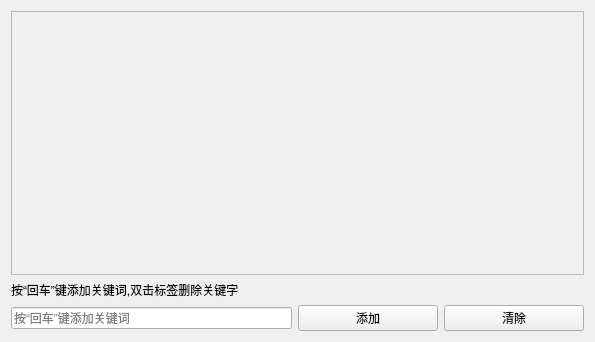
<?xml version="1.0" encoding="UTF-8"?>
<ui version="4.0">
 <class>SAKDebuggerOutputHighlighter</class>
 <widget class="QWidget" name="SAKDebuggerOutputHighlighter">
  <property name="geometry">
   <rect>
    <x>0</x>
    <y>0</y>
    <width>595</width>
    <height>342</height>
   </rect>
  </property>
  <property name="windowTitle">
   <string>高亮显示设置</string>
  </property>
  <layout class="QGridLayout" name="gridLayout">
   <item row="1" column="0" colspan="4">
    <widget class="QLabel" name="label">
     <property name="text">
      <string>按“回车”键添加关键词,双击标签删除关键字</string>
     </property>
    </widget>
   </item>
   <item row="2" column="3">
    <widget class="QPushButton" name="pushButtonClear">
     <property name="text">
      <string>清除</string>
     </property>
    </widget>
   </item>
   <item row="0" column="0" colspan="4">
    <widget class="QScrollArea" name="scrollArea">
     <property name="widgetResizable">
      <bool>true</bool>
     </property>
     <widget class="QWidget" name="scrollAreaWidgetContents">
      <property name="geometry">
       <rect>
        <x>0</x>
        <y>0</y>
        <width>575</width>
        <height>275</height>
       </rect>
      </property>
      <layout class="QVBoxLayout" name="verticalLayout">
       <item>
        <widget class="QFrame" name="frame">
         <property name="styleSheet">
          <string notr="true">QFrame {
	border: none
}</string>
         </property>
         <property name="frameShape">
          <enum>QFrame::StyledPanel</enum>
         </property>
         <property name="frameShadow">
          <enum>QFrame::Raised</enum>
         </property>
        </widget>
       </item>
       <item>
        <spacer name="verticalSpacer">
         <property name="orientation">
          <enum>Qt::Vertical</enum>
         </property>
         <property name="sizeHint" stdset="0">
          <size>
           <width>20</width>
           <height>40</height>
          </size>
         </property>
        </spacer>
       </item>
      </layout>
     </widget>
    </widget>
   </item>
   <item row="2" column="2">
    <widget class="QPushButton" name="pushButtonAdd">
     <property name="text">
      <string>添加</string>
     </property>
    </widget>
   </item>
   <item row="2" column="0" colspan="2">
    <widget class="QLineEdit" name="lineEdit">
     <property name="text">
      <string/>
     </property>
     <property name="placeholderText">
      <string>按“回车”键添加关键词</string>
     </property>
    </widget>
   </item>
  </layout>
 </widget>
 <resources/>
 <connections/>
</ui>
